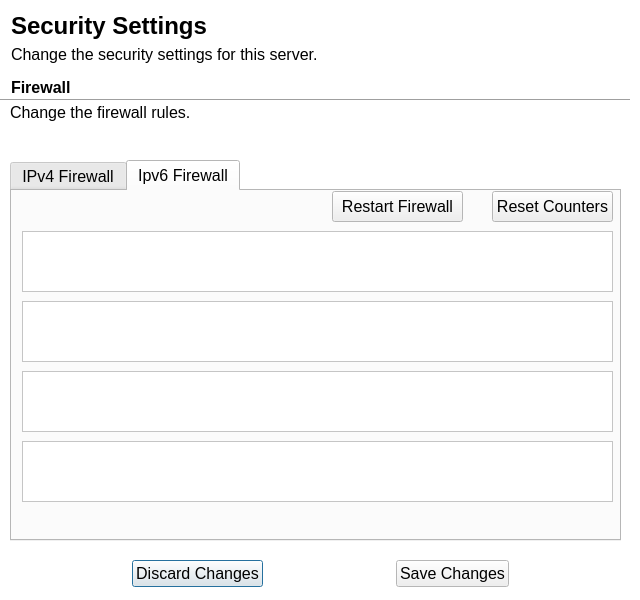
<?xml version="1.0" encoding="UTF-8"?>
<ui version="4.0">
 <class>app_settings</class>
 <widget class="QDialog" name="app_settings">
  <property name="windowModality">
   <enum>Qt::ApplicationModal</enum>
  </property>
  <property name="geometry">
   <rect>
    <x>0</x>
    <y>0</y>
    <width>640</width>
    <height>600</height>
   </rect>
  </property>
  <property name="minimumSize">
   <size>
    <width>0</width>
    <height>0</height>
   </size>
  </property>
  <property name="maximumSize">
   <size>
    <width>640</width>
    <height>16777215</height>
   </size>
  </property>
  <property name="palette">
   <palette>
    <active>
     <colorrole role="Base">
      <brush brushstyle="SolidPattern">
       <color alpha="255">
        <red>255</red>
        <green>255</green>
        <blue>255</blue>
       </color>
      </brush>
     </colorrole>
     <colorrole role="Window">
      <brush brushstyle="SolidPattern">
       <color alpha="255">
        <red>255</red>
        <green>255</green>
        <blue>255</blue>
       </color>
      </brush>
     </colorrole>
    </active>
    <inactive>
     <colorrole role="Base">
      <brush brushstyle="SolidPattern">
       <color alpha="255">
        <red>255</red>
        <green>255</green>
        <blue>255</blue>
       </color>
      </brush>
     </colorrole>
     <colorrole role="Window">
      <brush brushstyle="SolidPattern">
       <color alpha="255">
        <red>255</red>
        <green>255</green>
        <blue>255</blue>
       </color>
      </brush>
     </colorrole>
    </inactive>
    <disabled>
     <colorrole role="Base">
      <brush brushstyle="SolidPattern">
       <color alpha="255">
        <red>255</red>
        <green>255</green>
        <blue>255</blue>
       </color>
      </brush>
     </colorrole>
     <colorrole role="Window">
      <brush brushstyle="SolidPattern">
       <color alpha="255">
        <red>255</red>
        <green>255</green>
        <blue>255</blue>
       </color>
      </brush>
     </colorrole>
    </disabled>
   </palette>
  </property>
  <property name="font">
   <font>
    <pointsize>12</pointsize>
   </font>
  </property>
  <property name="windowTitle">
   <string>Commotion Error</string>
  </property>
  <widget class="QLabel" name="security_settings_head">
   <property name="geometry">
    <rect>
     <x>11</x>
     <y>11</y>
     <width>600</width>
     <height>30</height>
    </rect>
   </property>
   <property name="maximumSize">
    <size>
     <width>600</width>
     <height>30</height>
    </size>
   </property>
   <property name="font">
    <font>
     <pointsize>18</pointsize>
     <weight>75</weight>
     <bold>true</bold>
    </font>
   </property>
   <property name="text">
    <string>Security Settings</string>
   </property>
   <property name="scaledContents">
    <bool>false</bool>
   </property>
   <property name="wordWrap">
    <bool>true</bool>
   </property>
   <property name="margin">
    <number>0</number>
   </property>
  </widget>
  <widget class="QLabel" name="security_intro_text">
   <property name="geometry">
    <rect>
     <x>11</x>
     <y>42</y>
     <width>438</width>
     <height>24</height>
    </rect>
   </property>
   <property name="maximumSize">
    <size>
     <width>600</width>
     <height>25</height>
    </size>
   </property>
   <property name="text">
    <string>Change the security settings for this server.</string>
   </property>
   <property name="alignment">
    <set>Qt::AlignLeading|Qt::AlignLeft|Qt::AlignVCenter</set>
   </property>
   <property name="margin">
    <number>1</number>
   </property>
  </widget>
  <widget class="QWidget" name="layoutWidget">
   <property name="geometry">
    <rect>
     <x>5</x>
     <y>560</y>
     <width>631</width>
     <height>34</height>
    </rect>
   </property>
   <layout class="QHBoxLayout" name="horizontalLayout">
    <property name="sizeConstraint">
     <enum>QLayout::SetMinAndMaxSize</enum>
    </property>
    <item>
     <spacer name="horizontalSpacer">
      <property name="orientation">
       <enum>Qt::Horizontal</enum>
      </property>
      <property name="sizeHint" stdset="0">
       <size>
        <width>40</width>
        <height>20</height>
       </size>
      </property>
     </spacer>
    </item>
    <item>
     <widget class="QPushButton" name="discard_button">
      <property name="text">
       <string>Discard Changes</string>
      </property>
     </widget>
    </item>
    <item>
     <spacer name="horizontalSpacer_4">
      <property name="orientation">
       <enum>Qt::Horizontal</enum>
      </property>
      <property name="sizeType">
       <enum>QSizePolicy::Expanding</enum>
      </property>
      <property name="sizeHint" stdset="0">
       <size>
        <width>40</width>
        <height>20</height>
       </size>
      </property>
     </spacer>
    </item>
    <item>
     <widget class="QPushButton" name="save_button">
      <property name="text">
       <string>Save Changes</string>
      </property>
     </widget>
    </item>
    <item>
     <spacer name="horizontalSpacer_3">
      <property name="orientation">
       <enum>Qt::Horizontal</enum>
      </property>
      <property name="sizeHint" stdset="0">
       <size>
        <width>29</width>
        <height>20</height>
       </size>
      </property>
     </spacer>
    </item>
   </layout>
  </widget>
  <widget class="QLabel" name="firewall_settings_header">
   <property name="geometry">
    <rect>
     <x>11</x>
     <y>78</y>
     <width>85</width>
     <height>24</height>
    </rect>
   </property>
   <property name="maximumSize">
    <size>
     <width>600</width>
     <height>30</height>
    </size>
   </property>
   <property name="font">
    <font>
     <weight>75</weight>
     <bold>true</bold>
    </font>
   </property>
   <property name="text">
    <string>Firewall</string>
   </property>
   <property name="alignment">
    <set>Qt::AlignLeading|Qt::AlignLeft|Qt::AlignTop</set>
   </property>
   <property name="wordWrap">
    <bool>true</bool>
   </property>
   <property name="margin">
    <number>1</number>
   </property>
  </widget>
  <widget class="Line" name="line_3">
   <property name="geometry">
    <rect>
     <x>0</x>
     <y>90</y>
     <width>630</width>
     <height>20</height>
    </rect>
   </property>
   <property name="orientation">
    <enum>Qt::Horizontal</enum>
   </property>
  </widget>
  <widget class="QTabWidget" name="firewall_tabs">
   <property name="geometry">
    <rect>
     <x>10</x>
     <y>160</y>
     <width>611</width>
     <height>381</height>
    </rect>
   </property>
   <property name="currentIndex">
    <number>1</number>
   </property>
   <widget class="QWidget" name="tab">
    <attribute name="title">
     <string>IPv4 Firewall</string>
    </attribute>
    <widget class="QPushButton" name="reset_counters4">
     <property name="geometry">
      <rect>
       <x>480</x>
       <y>0</y>
       <width>121</width>
       <height>31</height>
      </rect>
     </property>
     <property name="text">
      <string>Reset Counters</string>
     </property>
    </widget>
    <widget class="QPushButton" name="restart_firewall4">
     <property name="geometry">
      <rect>
       <x>320</x>
       <y>0</y>
       <width>131</width>
       <height>31</height>
      </rect>
     </property>
     <property name="text">
      <string>Restart Firewall</string>
     </property>
    </widget>
    <widget class="QTableWidget" name="table_placeholder_filters4">
     <property name="geometry">
      <rect>
       <x>10</x>
       <y>50</y>
       <width>591</width>
       <height>61</height>
      </rect>
     </property>
    </widget>
    <widget class="QTableWidget" name="table_placeholder_nat4">
     <property name="geometry">
      <rect>
       <x>10</x>
       <y>120</y>
       <width>591</width>
       <height>61</height>
      </rect>
     </property>
    </widget>
    <widget class="QTableWidget" name="table_placeholder_mangle4">
     <property name="geometry">
      <rect>
       <x>10</x>
       <y>190</y>
       <width>591</width>
       <height>61</height>
      </rect>
     </property>
    </widget>
    <widget class="QTableWidget" name="table_placeholder_raw4">
     <property name="geometry">
      <rect>
       <x>10</x>
       <y>260</y>
       <width>591</width>
       <height>61</height>
      </rect>
     </property>
    </widget>
   </widget>
   <widget class="QWidget" name="tab_2">
    <attribute name="title">
     <string>Ipv6 Firewall</string>
    </attribute>
    <widget class="QPushButton" name="reset_counters6">
     <property name="geometry">
      <rect>
       <x>480</x>
       <y>0</y>
       <width>121</width>
       <height>31</height>
      </rect>
     </property>
     <property name="text">
      <string>Reset Counters</string>
     </property>
    </widget>
    <widget class="QPushButton" name="restart_firewall6">
     <property name="geometry">
      <rect>
       <x>320</x>
       <y>0</y>
       <width>131</width>
       <height>31</height>
      </rect>
     </property>
     <property name="text">
      <string>Restart Firewall</string>
     </property>
    </widget>
    <widget class="QTableWidget" name="table_placeholder_filters6">
     <property name="geometry">
      <rect>
       <x>10</x>
       <y>40</y>
       <width>591</width>
       <height>61</height>
      </rect>
     </property>
    </widget>
    <widget class="QTableWidget" name="table_placeholder_mangle6">
     <property name="geometry">
      <rect>
       <x>10</x>
       <y>180</y>
       <width>591</width>
       <height>61</height>
      </rect>
     </property>
    </widget>
    <widget class="QTableWidget" name="table_placeholder_nat6">
     <property name="geometry">
      <rect>
       <x>10</x>
       <y>110</y>
       <width>591</width>
       <height>61</height>
      </rect>
     </property>
    </widget>
    <widget class="QTableWidget" name="table_placeholder_raw6">
     <property name="geometry">
      <rect>
       <x>10</x>
       <y>250</y>
       <width>591</width>
       <height>61</height>
      </rect>
     </property>
    </widget>
   </widget>
  </widget>
  <widget class="QLabel" name="security_intro_text_2">
   <property name="geometry">
    <rect>
     <x>10</x>
     <y>100</y>
     <width>438</width>
     <height>24</height>
    </rect>
   </property>
   <property name="maximumSize">
    <size>
     <width>600</width>
     <height>25</height>
    </size>
   </property>
   <property name="text">
    <string>Change the firewall rules.</string>
   </property>
   <property name="alignment">
    <set>Qt::AlignLeading|Qt::AlignLeft|Qt::AlignVCenter</set>
   </property>
   <property name="margin">
    <number>1</number>
   </property>
  </widget>
 </widget>
 <resources>
  <include location="../untitled1/qml.qrc"/>
 </resources>
 <connections>
  <connection>
   <sender>discard_button</sender>
   <signal>clicked()</signal>
   <receiver>app_settings</receiver>
   <slot>close()</slot>
   <hints>
    <hint type="sourcelabel">
     <x>295</x>
     <y>485</y>
    </hint>
    <hint type="destinationlabel">
     <x>459</x>
     <y>-16</y>
    </hint>
   </hints>
  </connection>
  <connection>
   <sender>save_button</sender>
   <signal>clicked()</signal>
   <receiver>app_settings</receiver>
   <slot>close()</slot>
   <hints>
    <hint type="sourcelabel">
     <x>334</x>
     <y>489</y>
    </hint>
    <hint type="destinationlabel">
     <x>412</x>
     <y>14</y>
    </hint>
   </hints>
  </connection>
 </connections>
</ui>
